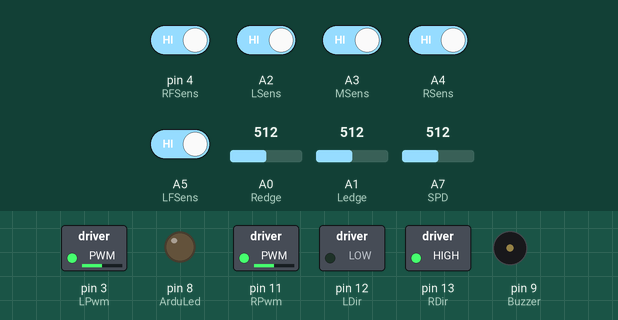
The sketch below on a simulated Arduino Nano, built with avr-gcc and run on an emulated ATmega328P. Parts: switched loads named in the sketch (green lamp = pin HIGH), output pins drawn as LEDs (lit = HIGH), buzzer (waves = sounding). Dashed ring = blinking. The test bench sets the inputs (shaded band); at power-on: A2 (LSens), A3 (MSens), A4 (RSens), A5 (LFSens), pin 4 (RFSens) HIGH, A0 (Redge) = 512, A1 (Ledge) = 512, A7 (SPD) = 512.

Above: at 1.5 s.
1.6 s: A0 (Redge) set to 111
3.1 s: A0 (Redge) set to 90
At 3.34 s:
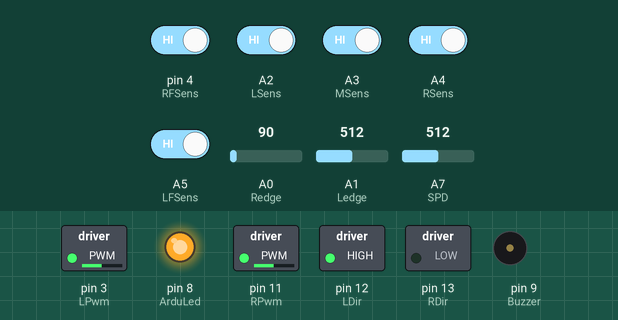
6.1 s: A1 (Ledge) set to 90
At 6.5 s:
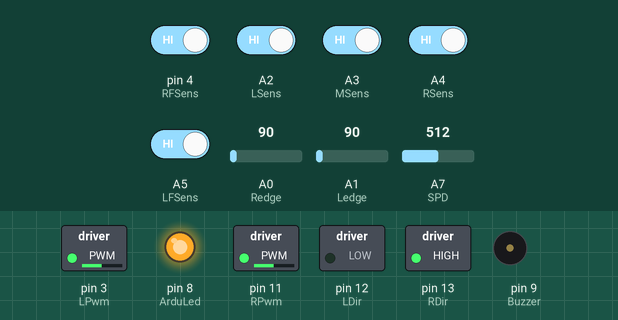
9.1 s: A0 (Redge) set to 110
At 12.04 s:
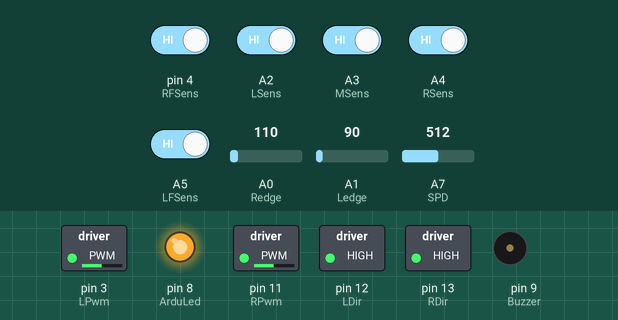
12.1 s: A0 (Redge) set to 40
At 12.36 s:
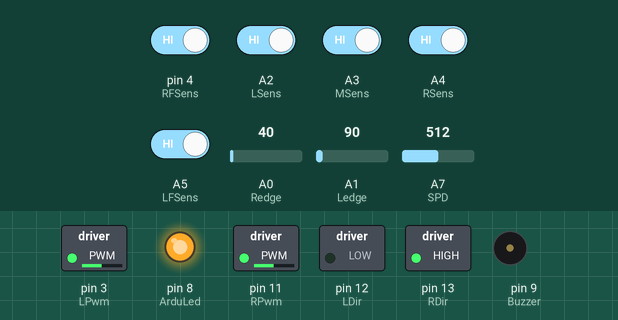
15.1 s: A0 (Redge) set to 122
At 19.01 s:
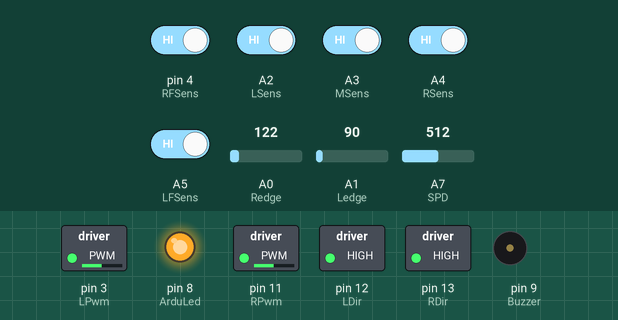
Timing chart, 0 to 19.1 s (numbered marks = the images above; inputs shaded):
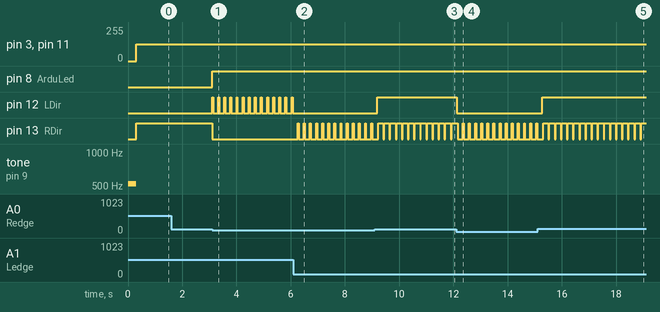

Measured:
- the behaviour switches between 100 and 99 on A0 (Redge) (found by bisection; images 0 and 1)
- after the input at 1.6 s, every drawn part: stays the same
- after the input at 3.1 s, pin 3 (LPwm), pin 11 (RPwm): 127/255 → 125/255 at once; pin 8 (ArduLed): LOW → HIGH at once; pin 12 (LDir): alternates HIGH for 0.04 s and LOW for 0.19 s, starting at once; pin 13 (RDir): HIGH → LOW at once
- after the input at 6.1 s, pin 12 (LDir): stops changing and stays LOW; pin 13 (RDir): alternates HIGH for 0.04 s and LOW for 0.19 s, starting after 0.16 s
- after the input at 9.1 s, pin 12 (LDir): LOW → HIGH after 0.09 s
- after the input at 12.1 s, pin 12 (LDir): HIGH → LOW at once
- after the input at 15.1 s, pin 12 (LDir): LOW → HIGH after 0.18 s

The sketch:

Sumo.ino
```cpp
//MOTOR CONTROL
int RPwm = 11;
int RDir = 13;
int LPwm = 3;
int LDir = 12;

//LED & BUZZER
int Buzzer = 9;
int ArduLed = 8;

//EDGE & CONTRAST SENSORS
int Redge = A0;
int Ledge = A1;

//TRIMPOTS
int SPD = A7;
int TRN = A6;

//OPPONENT SENSORS
int LSens = A2;
int RSens = A4;
int MSens = A3;

int LFSens = A5;
int RFSens = 4;

//VALUES
int Speed =50;
int MaxSpeed = 50; // Idle Speed while no sensor giving data.
int TurnSpeed = 55; // Left and Right Forward Turning Speed
int EdgeTurn = 190; // Turning Time variable when minisumo sees white line
int Duration; // Turning Time at minisumo starting.
int LastValue = 5; // Last Value Variable for remembering last Opponent sensor sense.

void setup()
{

pinMode(LSens, INPUT);    // Left Opponent Sensor Input
pinMode(RSens, INPUT);    // Right Opponent Sensor Input
pinMode(MSens, INPUT);    // Middle Opponent Sensor Input

pinMode(Buzzer, OUTPUT);  // Buzzer Declared as Output
pinMode(ArduLed, OUTPUT); // Buzzer Declared as Output

pinMode(RPwm, OUTPUT);  // Four PWM Channel Declared as Output
pinMode(RDir, OUTPUT);
pinMode(LPwm, OUTPUT);
pinMode(LDir, OUTPUT);

digitalWrite(Buzzer, LOW); // Buzzer Pin Made Low for Silence :)
digitalWrite(ArduLed, LOW);  // Arduino Mode Led Made Low


digitalWrite(LSens, HIGH); // Opponent Sensor Pullups Made
digitalWrite(RSens, HIGH);
digitalWrite(LFSens, HIGH);
digitalWrite(RFSens, HIGH);
digitalWrite(MSens, HIGH);
Serial.begin(9600);
 tone(9, 523, 300);
  delay(300);
  noTone(9);
}

//Motor Control Function
void Set_Motor (float Lval, float Rval, int timex){
  Lval = Lval*2.5;
  Rval = Rval*2.5;
  if (Lval >=0) {
      analogWrite(LPwm, Lval);
      digitalWrite(LDir, LOW);
      } else {
      Lval=abs(Lval);
      digitalWrite(LDir, HIGH);
      analogWrite(LPwm, Lval);
      }
   if (Rval >=0) {
      analogWrite(RPwm, Rval);
      digitalWrite(RDir, HIGH);
      } else {
      Rval=abs(Rval);
      digitalWrite(RDir, LOW);
      analogWrite(RPwm, Rval);
      }
   delay(timex);
}
void loop() {
Start:
  /// Edge Sensor Control Routine ///
  digitalWrite(ArduLed, LOW);
 if (analogRead(Ledge) < 100 && analogRead(Redge) > 100) {
   digitalWrite(Buzzer, LOW);
   digitalWrite(ArduLed, HIGH);
   Set_Motor(-50, -50,35); // Geri
   Set_Motor(-50, 50, EdgeTurn); // Left Backward, Right Forward, Turning Time Based on ETRN Trimpot
   LastValue=5;
 }
   else  if (analogRead(Ledge) > 100 && analogRead(Redge) < 100) {
     digitalWrite(Buzzer, LOW);
     digitalWrite(ArduLed, HIGH);
   Set_Motor(-50, -50,35); // Back 35 Milliseconds
   Set_Motor(50, -50, EdgeTurn); // Right Backward, Left Forward, Turning Time Based on ETRN Trimpot
   LastValue=5;
  }
   else  if (analogRead(Ledge) < 100 && analogRead(Redge) < 100) {
     digitalWrite(Buzzer, LOW);
     digitalWrite(ArduLed, HIGH);
   Set_Motor(50, 50,35); // Back 35 Milliseconds
   Set_Motor(50, -50, EdgeTurn); // Right Backward, Left Forward, Turning Time Based on ETRN Trimpot
    LastValue=5;

 }else
/// Opponent Sensor Control Routine ///
if (digitalRead(MSens)==LOW) {Set_Motor(MaxSpeed, MaxSpeed,1); digitalWrite(Buzzer, HIGH); LastValue=5;} else
if (digitalRead(LSens)== LOW) {Set_Motor(-40, TurnSpeed,1); digitalWrite(Buzzer, HIGH); LastValue=7;} else
if (digitalRead(RSens)==LOW) {Set_Motor(TurnSpeed, -40,1); digitalWrite(Buzzer, HIGH); LastValue=3;} else
if (digitalRead(LFSens)== LOW) {Set_Motor(-40, TurnSpeed,1); digitalWrite(Buzzer, HIGH); LastValue=7;} else
if (digitalRead(RFSens)==LOW) {Set_Motor(TurnSpeed, -40,1); digitalWrite(Buzzer, HIGH); LastValue=3;} else
{
digitalWrite(Buzzer, LOW);

Speed=(analogRead(SPD)/10.3); // This raw speed value comes with 0 to 1023 so we divide to 10.3 After that it is 0 to 99 integer.
Speed=100-Speed; // This is used for reversing trimpot dial direction at board.

if (LastValue==5) { Set_Motor(Speed, Speed,1);} else // Forward, Based on SPD (A7) Trimpot
if (LastValue==7) { Set_Motor(-20, Speed,2);} else // Left Turning Based on SPD (A7) Trimpot
if (LastValue==3) { Set_Motor(Speed, -20,2);} // Right Turning Based on SPD (A7) Trimpot
}
goto Start;
}
```
